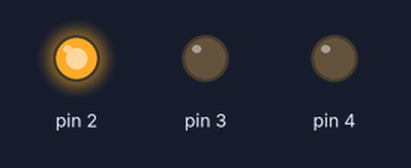
The sketch below on a simulated Arduino Uno, built with avr-gcc and run on an emulated ATmega328P. Parts: output pins drawn as LEDs (lit = HIGH). What the sketch prints to the serial monitor is not drawn.

Above: at 0.2 s.
At 6.7 s:
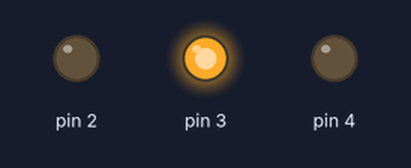
At 12.7 s:
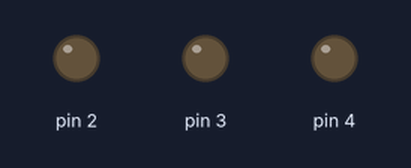
At 19.2 s:
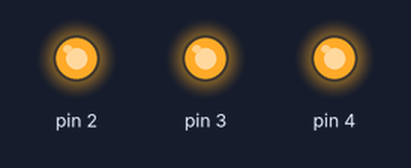
At 25.2 s:
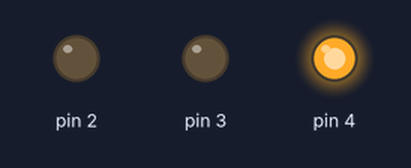
Timing chart, 0 to 26.0 s (numbered marks = the images above):
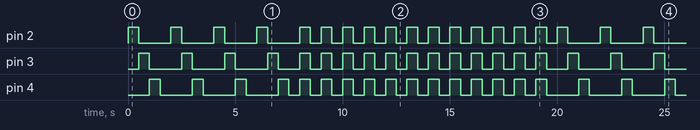

Measured:
- by itself, pin 2–4: moves between LOW and HIGH, repeating every 20.0 s
- by itself, everything shown: repeats every 20.0 s, in 40 steps

The sketch:

sketch_jun14a.ino
```cpp
void setup() {
  pinMode(2, OUTPUT);
  pinMode(3, OUTPUT);
  pinMode(4, OUTPUT);

  Serial.begin(9600);
}

void loop() {
  Serial.println("Россия — священная наша держава,");
  digitalWrite(2, HIGH);
  delay(500);
  digitalWrite(2, LOW);
  digitalWrite(3, HIGH);
  delay(500);
  digitalWrite(3, LOW);
  digitalWrite(4, HIGH);
  delay(500);
  digitalWrite(4, LOW);
  delay(500);

  Serial.println("Россия — любимая наша страна.");
  digitalWrite(2, HIGH);
  delay(500);
  digitalWrite(2, LOW);
  digitalWrite(3, HIGH);
  delay(500);
  digitalWrite(3, LOW);
  digitalWrite(4, HIGH);
  delay(500);
  digitalWrite(4, LOW);
  delay(500);

  Serial.println("Могучая воля, великая слава —");
  digitalWrite(2, HIGH);
  delay(500);
  digitalWrite(2, LOW);
  digitalWrite(3, HIGH);
  delay(500);
  digitalWrite(3, LOW);
  digitalWrite(4, HIGH);
  delay(500);
  digitalWrite(4, LOW);
  delay(500);

  Serial.println("Твоё достоянье на все времена!");
  digitalWrite(2, HIGH);
  delay(500);
  digitalWrite(2, LOW);
  digitalWrite(3, HIGH);
  delay(500);
  digitalWrite(3, LOW);
  digitalWrite(4, HIGH);
  delay(500);
  digitalWrite(4, LOW);
  delay(500);

  Serial.println("Славься, Отечество наше свободное,");
  digitalWrite(2, HIGH);
  digitalWrite(3, HIGH);
  digitalWrite(4, HIGH);
  delay(500);
  digitalWrite(2, LOW);
  digitalWrite(3, LOW);
  digitalWrite(4, LOW);
  delay(500);
  digitalWrite(2, HIGH);
  digitalWrite(3, HIGH);
  digitalWrite(4, HIGH);
  delay(500);
  digitalWrite(2, LOW);
  digitalWrite(3, LOW);
  digitalWrite(4, LOW);
  delay(500);
  digitalWrite(2, HIGH);
  digitalWrite(3, HIGH);
  digitalWrite(4, HIGH);
  delay(500);
  digitalWrite(2, LOW);
  digitalWrite(3, LOW);
  digitalWrite(4, LOW);
  delay(500);

  Serial.println("Братских народов союз вековой,");
  digitalWrite(2, HIGH);
  digitalWrite(3, HIGH);
  digitalWrite(4, HIGH);
  delay(500);
  digitalWrite(2, LOW);
  digitalWrite(3, LOW);
  digitalWrite(4, LOW);
  delay(500);
  digitalWrite(2, HIGH);
  digitalWrite(3, HIGH);
  digitalWrite(4, HIGH);
  delay(500);
  digitalWrite(2, LOW);
  digitalWrite(3, LOW);
  digitalWrite(4, LOW);
  delay(500);
  digitalWrite(2, HIGH);
  digitalWrite(3, HIGH);
  digitalWrite(4, HIGH);
  delay(500);
  digitalWrite(2, LOW);
  digitalWrite(3, LOW);
  digitalWrite(4, LOW);
  delay(500);

  Serial.println("Предками данная мудрость народная!");
  digitalWrite(2, HIGH);
  digitalWrite(3, HIGH);
  digitalWrite(4, HIGH);
  delay(500);
  digitalWrite(2, LOW);
  digitalWrite(3, LOW);
  digitalWrite(4, LOW);
  delay(500);
  digitalWrite(2, HIGH);
  digitalWrite(3, HIGH);
  digitalWrite(4, HIGH);
  delay(500);
  digitalWrite(2, LOW);
  digitalWrite(3, LOW);
  digitalWrite(4, LOW);
  delay(500);
  digitalWrite(2, HIGH);
  digitalWrite(3, HIGH);
  digitalWrite(4, HIGH);
  delay(500);
  digitalWrite(2, LOW);
  digitalWrite(3, LOW);
  digitalWrite(4, LOW);
  delay(500);

  Serial.println("Славься, страна! Мы гордимся тобой!");
  digitalWrite(2, HIGH);
  digitalWrite(3, HIGH);
  digitalWrite(4, HIGH);
  delay(500);
  digitalWrite(2, LOW);
  digitalWrite(3, LOW);
  digitalWrite(4, LOW);
  delay(500);
  digitalWrite(2, HIGH);
  digitalWrite(3, HIGH);
  digitalWrite(4, HIGH);
  delay(500);
  digitalWrite(2, LOW);
  digitalWrite(3, LOW);
  digitalWrite(4, LOW);
  delay(500);
  digitalWrite(2, HIGH);
  digitalWrite(3, HIGH);
  digitalWrite(4, HIGH);
  delay(500);
  digitalWrite(2, LOW);
  digitalWrite(3, LOW);
  digitalWrite(4, LOW);
  delay(500);
}
```
